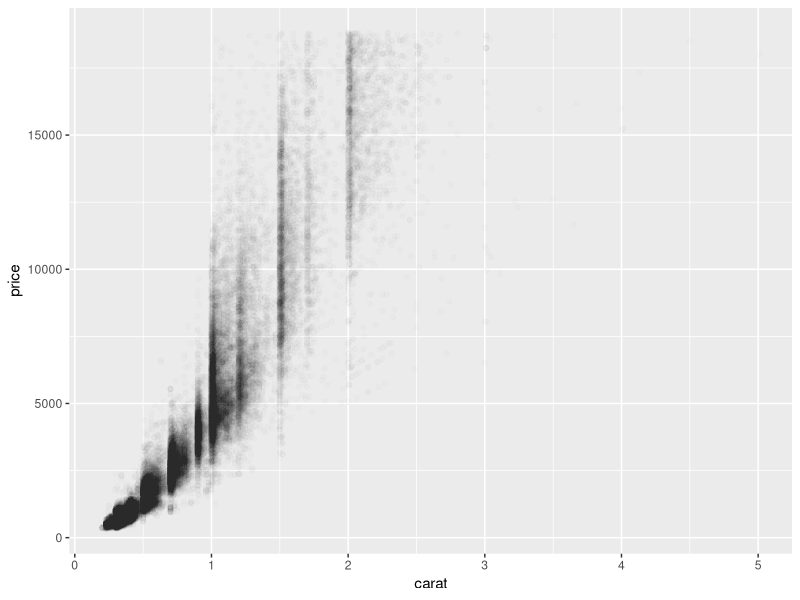

This chart was generated by the following R code:
## ---- chunk 1

library(tidyverse)

head(diamonds, 5)

diamonds %>% ggplot() +
  geom_point(aes(carat, price), alpha = 0.01)

